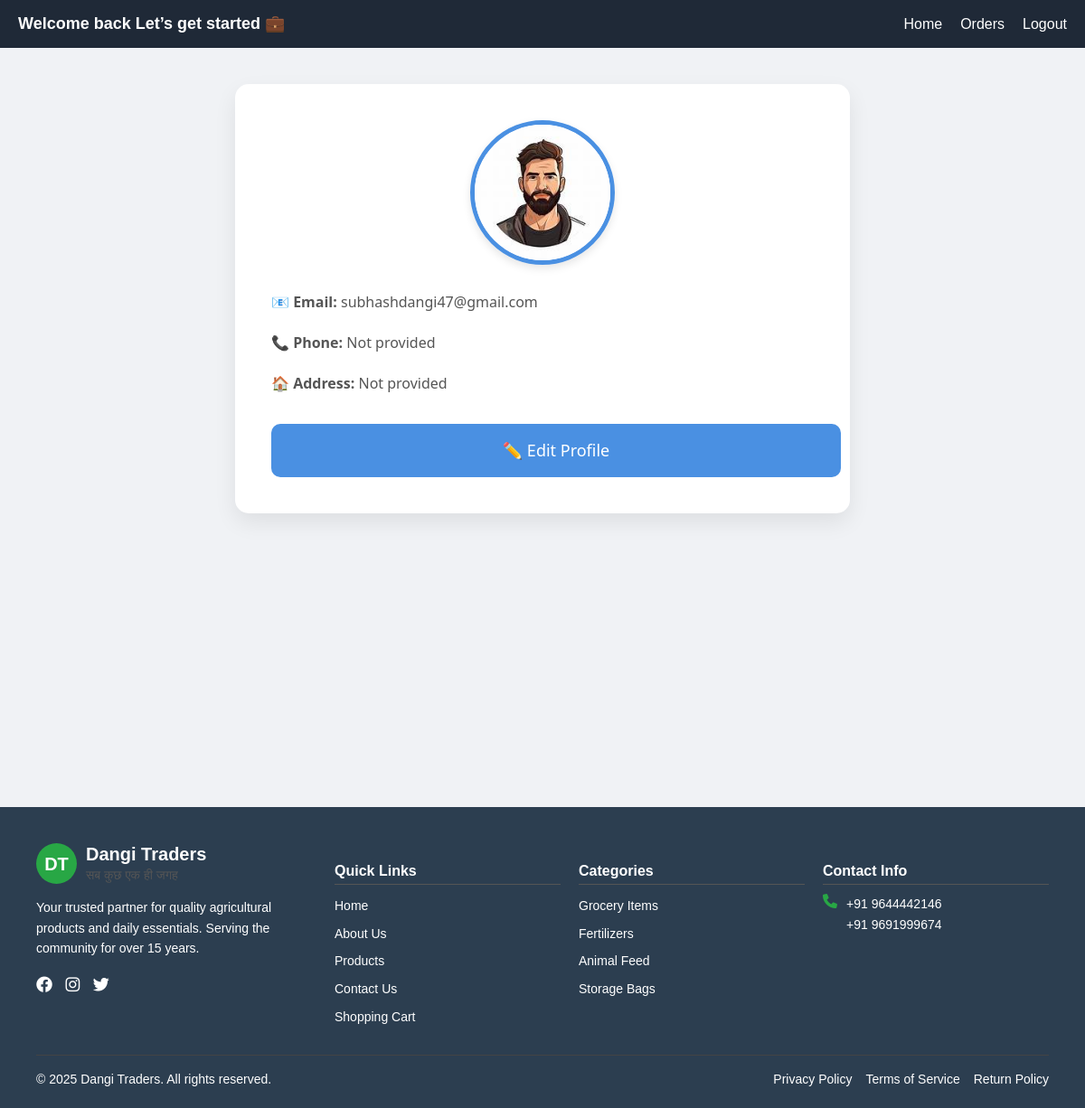
/customer_homepage/profile_view/ (signed in), run on the app's committed database.
### home/models.py (models this page shows, shortened)
class CustomerProfile(models.Model):
    user = models.OneToOneField(User, on_delete=models.CASCADE)
    phone = models.CharField(max_length=15, null=True, blank=True)
    address = models.TextField(null=True, blank=True)
    profile_image = models.ImageField(upload_to='profile_images/', null=True, blank=True)

### home/views.py (the view)
# urls.py: path('customer_homepage/profile_view/', views.profile_view, name='profile_view'),
@login_required(login_url='/login/')
def profile_view(request):
    profile, created = CustomerProfile.objects.get_or_create(user=request.user)
    return render(request, "CustomerProfile.html", {"profile": profile})

### shop/templates/CustomerProfile.html (shortened to what this page needs)
{% extends 'base.html' %}
{% load static %}
{% block content %}
<nav class="navbar">
    <div class="navbar-brand">
        Welcome back {{ profile.user.first_name }} {{ profile.user.last_name }} Let’s get started 💼
    </div>
    <ul class="navbar-links">
        <li><a href="{% url 'customer_homepage' %}">Home</a></li>
        <li><a href="{% url 'customer_orders' %}">Orders</a></li>
        <li><a href="/">Logout</a></li>
    </ul>
</nav>
<div class="profile-container">
    <div class="profile-card">
        <div class="profile-img">
            {% if profile.profile_image %}
                <img src="{{ profile.profile_image.url }}" alt="Profile Image">
            {% else %}
                <img src="/static/img/default.jpg" alt="Profile Image">
            {% endif %}
        </div>
        <div class="profile-info">
            <p><strong>📧 Email:</strong> {{ profile.user.email }}</p>
            <p><strong>📞 Phone:</strong> {{ profile.phone|default:'Not provided' }}</p>
            <p><strong>🏠 Address:</strong> {{ profile.address|default:'Not provided' }}</p>
        </div>
        <a href="{% url 'edit_profile' %}" class="edit-btn">✏️ Edit Profile</a>
    </div>
</div>
{% include "footer.html" %}
{% endblock %}

### shop/static/css/styles.css (style rules this page uses)
:root { --primary-green: #4caf50; --dark-green: #388e3c; --light-green: #c8e6c9; --beige: #f5f5dc; --light-beige: #fefdf8; --dark-beige: #e6e6d3; --white: #ffffff; --black: #000000; --gray-100: #f5f5f5; --gray-200: #eeeeee; --gray-300: #e0e0e0; --gray-400: #bdbdbd; --gray-500: #9e9e9e; --gray-600: #757575; --gray-700: #616161; --gray-800: #424242; --gray-900: #212121; --shadow: 0 2px 10px rgba(0, 0, 0, 0.1); --shadow-lg: 0 4px 20px rgba(0, 0, 0, 0.15); --border-radius: 8px; --transition: all 0.3s ease; }
body { font-family: "Inter", sans-serif; line-height: 1.6; color: var(--gray-800); background-color: var(--white); }
p { margin-bottom: 1rem; }

### shop/static/css/customer_home.css (style rules this page uses)
body { font-family: 'Poppins', sans-serif; color: #1F2937; }

### shop/static/css/customer_order.css (style rules this page uses)
.navbar-brand { font-size: 18px; font-weight: bold; flex: 1; min-width: 200px; }
.navbar-links { list-style: none; display: flex; gap: 20px; margin: 10px 0 0 0; padding: 0; flex-wrap: wrap; }
.navbar-links a { color: white; text-decoration: none; font-weight: 500; }

### shop/static/css/Customeredit.css (style rules this page uses)
.profile-container { font-family: 'Segoe UI', Tahoma, Geneva, Verdana, sans-serif; background-color: #f0f2f5; padding: 20px; min-height: 100vh; display: flex; justify-content: center; align-items: center; }
.profile-card { background: #ffffff; border-radius: 12px; box-shadow: 0 8px 24px rgba(0,0,0,0.1); padding: 40px; max-width: 500px; width: 100%; }

### shop/static/css/customer_profile.css (style rules this page uses)
.navbar { background-color: #1f2937; padding: 12px 20px; display: flex; justify-content: space-between; align-items: center; color: white; font-family: Arial, sans-serif; }
.navbar-brand { font-size: 18px; font-weight: bold; }
.navbar-links { list-style: none; display: flex; gap: 20px; margin: 0; padding: 0; }
.navbar-links a { color: white; text-decoration: none; font-weight: 500; transition: color 0.3s; }
.profile-container { font-family: 'Segoe UI', Tahoma, Geneva, Verdana, sans-serif; background-color: #f0f2f5; padding: 20px; min-height: 100vh; display: flex; justify-content: center; align-items: flex-start; }
.profile-card { background: #ffffff; border-radius: 15px; box-shadow: 0 10px 25px rgba(0,0,0,0.08); padding: 40px; max-width: 600px; width: 100%; text-align: center; margin: 20px; }
.profile-img img { width: 150px; height: 150px; border-radius: 50%; object-fit: cover; border: 5px solid #4a90e2; box-shadow: 0 4px 10px rgba(0,0,0,0.1); }
.profile-info { text-align: left; line-height: 1.8; font-size: 16px; color: #555; }
.edit-btn { display: block; width: 100%; padding: 15px; margin-top: 30px; background-color: #4a90e2; color: #ffffff; text-decoration: none; border-radius: 10px; font-size: 18px; font-weight: 500; transition: background-color 0.3s, transform 0.2s; }

### shop/static/css/shopkeepr_page.css (style rules this page uses)
img { width:60px; height:60px; object-fit:cover; border-radius:5px; }

### shop/static/css/pyment_sucesse.css (style rules this page uses)
body { background-color: #f0f4f8; margin: 0; padding: 0; }

### shop/templates/CustomerProfile.html (style rules this page uses)
.navbar { background-color: #1f2937; padding: 12px 20px; display: flex; justify-content: space-between; align-items: center; color: white; font-family: Arial, sans-serif; }
.navbar-brand { font-size: 18px; font-weight: bold; }
.navbar-links { list-style: none; display: flex; gap: 20px; margin: 0; padding: 0; }
.navbar-links a { color: white; text-decoration: none; font-weight: 500; transition: color 0.3s; }
.profile-container { font-family: 'Segoe UI', Tahoma, Geneva, Verdana, sans-serif; background-color: #f0f2f5; padding: 20px; min-height: 100vh; display: flex; justify-content: center; align-items: flex-start; }
.profile-card { background: #ffffff; border-radius: 15px; box-shadow: 0 10px 25px rgba(0,0,0,0.08); padding: 40px; max-width: 600px; width: 100%; text-align: center; margin: 20px; }
.profile-img img { width: 150px; height: 150px; border-radius: 50%; object-fit: cover; border: 5px solid #4a90e2; box-shadow: 0 4px 10px rgba(0,0,0,0.1); }
.profile-info { text-align: left; line-height: 1.8; font-size: 16px; color: #555; }
.edit-btn { display: block; width: 100%; padding: 15px; margin-top: 30px; background-color: #4a90e2; color: #ffffff; text-decoration: none; border-radius: 10px; font-size: 18px; font-weight: 500; transition: background-color 0.3s, transform 0.2s; }

### data on the page
CustomerProfile: user.email "subhashdangi47@gmail.com", phone "Not provided", address "Not provided"
